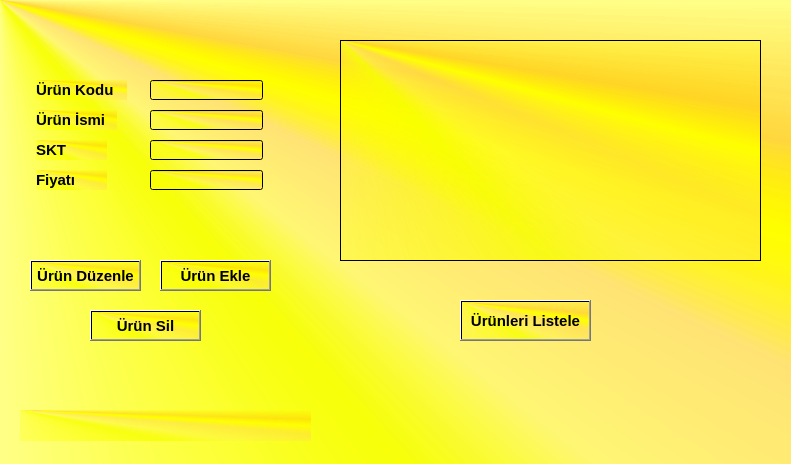
<?xml version="1.0" encoding="UTF-8"?>
<ui version="4.0">
 <class>yetkili</class>
 <widget class="QDialog" name="yetkili">
  <property name="geometry">
   <rect>
    <x>0</x>
    <y>0</y>
    <width>791</width>
    <height>464</height>
   </rect>
  </property>
  <property name="font">
   <font>
    <pointsize>11</pointsize>
    <weight>75</weight>
    <bold>true</bold>
   </font>
  </property>
  <property name="windowTitle">
   <string>Yetkili</string>
  </property>
  <property name="styleSheet">
   <string notr="true">background-color: qconicalgradient(cx:0, cy:0, angle:135, stop:0 rgba(255, 255, 0, 69), stop:0.375 rgba(255, 255, 0, 69), stop:0.423533 rgba(251, 255, 0, 145), stop:0.45 rgba(247, 255, 0, 208), stop:0.477581 rgba(255, 244, 71, 130), stop:0.518717 rgba(255, 218, 71, 130), stop:0.55 rgba(255, 255, 0, 255), stop:0.57754 rgba(255, 203, 0, 130), stop:0.625 rgba(255, 255, 0, 69), stop:1 rgba(255, 255, 0, 69));</string>
  </property>
  <widget class="QLabel" name="label">
   <property name="geometry">
    <rect>
     <x>36</x>
     <y>80</y>
     <width>91</width>
     <height>20</height>
    </rect>
   </property>
   <property name="font">
    <font>
     <pointsize>11</pointsize>
     <weight>75</weight>
     <bold>true</bold>
    </font>
   </property>
   <property name="text">
    <string>Ürün Kodu</string>
   </property>
  </widget>
  <widget class="QLabel" name="label_2">
   <property name="geometry">
    <rect>
     <x>36</x>
     <y>110</y>
     <width>81</width>
     <height>20</height>
    </rect>
   </property>
   <property name="font">
    <font>
     <pointsize>11</pointsize>
     <weight>75</weight>
     <bold>true</bold>
    </font>
   </property>
   <property name="text">
    <string>Ürün İsmi</string>
   </property>
  </widget>
  <widget class="QLineEdit" name="lineEdit_urun_kodu">
   <property name="geometry">
    <rect>
     <x>150</x>
     <y>80</y>
     <width>113</width>
     <height>20</height>
    </rect>
   </property>
  </widget>
  <widget class="QLineEdit" name="lineEdit_urun_ismi">
   <property name="geometry">
    <rect>
     <x>150</x>
     <y>110</y>
     <width>113</width>
     <height>20</height>
    </rect>
   </property>
  </widget>
  <widget class="QPushButton" name="pushButton_urun_ekle">
   <property name="geometry">
    <rect>
     <x>160</x>
     <y>260</y>
     <width>111</width>
     <height>31</height>
    </rect>
   </property>
   <property name="text">
    <string>Ürün Ekle</string>
   </property>
  </widget>
  <widget class="QPushButton" name="pushButton_urun_listele">
   <property name="geometry">
    <rect>
     <x>460</x>
     <y>300</y>
     <width>131</width>
     <height>41</height>
    </rect>
   </property>
   <property name="text">
    <string>Ürünleri Listele</string>
   </property>
  </widget>
  <widget class="QLabel" name="label_status">
   <property name="geometry">
    <rect>
     <x>20</x>
     <y>410</y>
     <width>291</width>
     <height>31</height>
    </rect>
   </property>
   <property name="text">
    <string/>
   </property>
  </widget>
  <widget class="QPushButton" name="pushButton_urun_silme">
   <property name="geometry">
    <rect>
     <x>90</x>
     <y>310</y>
     <width>111</width>
     <height>31</height>
    </rect>
   </property>
   <property name="text">
    <string>Ürün Sil</string>
   </property>
  </widget>
  <widget class="QTableView" name="tableView">
   <property name="geometry">
    <rect>
     <x>340</x>
     <y>40</y>
     <width>421</width>
     <height>221</height>
    </rect>
   </property>
  </widget>
  <widget class="QLabel" name="label_4">
   <property name="geometry">
    <rect>
     <x>36</x>
     <y>140</y>
     <width>71</width>
     <height>20</height>
    </rect>
   </property>
   <property name="font">
    <font>
     <pointsize>11</pointsize>
     <weight>75</weight>
     <bold>true</bold>
    </font>
   </property>
   <property name="text">
    <string>SKT</string>
   </property>
  </widget>
  <widget class="QLabel" name="label_5">
   <property name="geometry">
    <rect>
     <x>36</x>
     <y>170</y>
     <width>71</width>
     <height>20</height>
    </rect>
   </property>
   <property name="font">
    <font>
     <pointsize>11</pointsize>
     <weight>75</weight>
     <bold>true</bold>
    </font>
   </property>
   <property name="text">
    <string>Fiyatı</string>
   </property>
  </widget>
  <widget class="QLineEdit" name="lineEdit_skt">
   <property name="geometry">
    <rect>
     <x>150</x>
     <y>140</y>
     <width>113</width>
     <height>20</height>
    </rect>
   </property>
  </widget>
  <widget class="QLineEdit" name="lineEdit_urun_fiyati">
   <property name="geometry">
    <rect>
     <x>150</x>
     <y>170</y>
     <width>113</width>
     <height>20</height>
    </rect>
   </property>
  </widget>
  <widget class="QPushButton" name="pushButton_urun_duzenleme">
   <property name="geometry">
    <rect>
     <x>30</x>
     <y>260</y>
     <width>111</width>
     <height>31</height>
    </rect>
   </property>
   <property name="text">
    <string>Ürün Düzenle</string>
   </property>
  </widget>
 </widget>
 <resources/>
 <connections/>
</ui>
